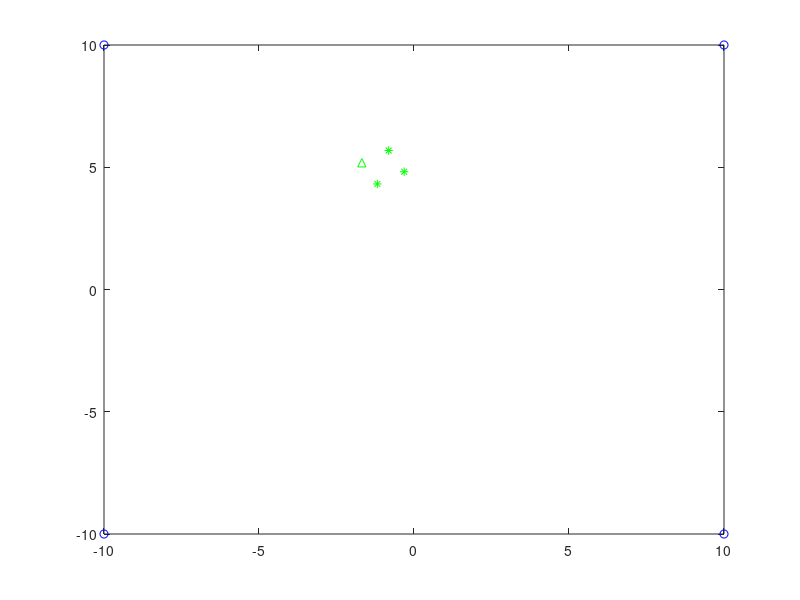

The MATLAB script that drew this image: (Note: this script raises an error after producing the figure.)
clear all;

xa = [10 10 -10 -10];
ya = [10 -10 -10 10];

xt_b = [-0.5 0.5 -0.5 0.5];
yt_b = [0.5 0.5 -0.5 -0.5];

xt_b_center = sum(xt_b);
yt_b_center = sum(yt_b);
angles_from_heading = atan2(yt_b,xt_b);
rl = sqrt(xt_b.^2+yt_b.^2);

tag_center = [-1 5];
heading = 30*pi/180;

tag_pos_b = xt_b + j*yt_b;
tag_pos_g = tag_pos_b*exp(j*(heading))+tag_center(1)+j*tag_center(2);

xt = real(tag_pos_g);
yt = imag(tag_pos_g);

figure(1);
hold off;
plot(xa,ya,'bo');
hold on;
plot(tag_pos_g(2:end),'g*')
plot(tag_pos_g(1),'g^')

for n = 1 : 4
    for p = 1 : 4
        dist_o(n,p) = sqrt((xa(n)-xt(p))^2+(ya(n)-yt(p))^2);
    end
end

for kk = 1 : 1000
%     Temp = zeros(size(dist_o));
%     dist_a = awgn(Temp,40)*(dist_o)+dist_o;
    dist_a = awgn(dist_o,10)
    dist = dist_a;
%     dist(1,1:2) = dist_a(1,1:2) + 3;
%     if kk > 100
%         dist(1,1:2) = dist_a(1,1:2) + 3;
%     end

    if kk == 1
        %%%%%%%%%%%%%% Generate Matrix %%%%%%%%%%%%%%%%%%%
        [tag_pos_est, heading_est] = GetUWBPos_v1(xa, ya, dist, angles_from_heading);

        Xt_e = real(tag_pos_est);
        Yt_e = imag(tag_pos_est);
        Xt_c_e = mean(Xt_e);
        Yt_c_e = mean(Yt_e);

        %%
        %%%%%%%%%%%%%%%%%%%%%%%%%%%%%%%
        figure(100);hold off;plot(tag_pos_est);hold on;plot(tag_pos_g,'g')
        figure(2);
        hold off;
        plot(dist_o(:),'b-')
        hold on;
        plot(dist(:),'r-')
    else

        [tag_center_pos_est, heading_est, Xt_c_e, Yt_c_e] = GetUWBPosUpdate_v1(xa, ya, Xt_c_e, Yt_c_e, heading_est, rl, dist, angles_from_heading);
        tag_pos_est = get_tag_pos(tag_center_pos_est, heading_est, tag_pos_b);
    end


    for n = 1 : 4
        for p = 1 : 4
            anchorPos = xa(n)+ya(n)*i;
            dist_est(n,p) = abs(anchorPos - tag_pos_est(p));
        end
    end
%     (dist-dist_est)
    figure(1);
    hold off;
    plot(xa,ya,'bo');
    hold on;
    plot(tag_pos_g(2:end),'g*')
    plot(tag_pos_g(1),'g^')
    % 화살표 그리기
    quiver(tag_center(1), tag_center(2), cos(heading), sin(heading), 'g', 'LineWidth', 1, 'MaxHeadSize', 0.5);
    quiver(Xt_c_e, Yt_c_e, cos(heading_est), sin(heading_est), 'b', 'LineWidth', 1, 'MaxHeadSize', 0.5);
    %quiver(Xt_c_ne, Yt_c_ne, cos(heading_est_n), sin(heading_est_n), 'r', 'LineWidth', 1, 'MaxHeadSize', 0.5);

    % plot(Xt_e(1),Yt_e(1),'ro');
    % plot(Xt_e(2),Yt_e(2),'r*');
    % plot(Xt_e(3),Yt_e(3),'rv');
    % plot(Xt_e(4),Yt_e(4),'r^');title('Original(Blue) and estimated(Red) Tag position Anchor(Greed)')

    figure(2);
    hold off;
    plot(dist_o(:),'b-')
    hold on;

    heading_est_a(kk) = heading_est;
    centerest_a(kk,:) = [Xt_c_e Yt_c_e];
    % heading_est_na(kk) = heading_est_n;
    % centerest_na(kk,:) = [Xt_c_ne Yt_c_ne];
    
    if (kk>20)
        MeanA = mean(centerest_a(kk-19:kk-10,1)+j*centerest_a(kk-19:kk-10,2));
        MeanB = mean(centerest_a(kk-9:kk,1)+j*centerest_a(kk-9:kk,2));
        centerest_a_aver(kk,:) = [real(MeanB + (MeanB-MeanA)/2) imag((MeanB + (MeanB-MeanA)/2))] ;
    else
        centerest_a_aver(kk,:) = [Xt_c_e Yt_c_e];
    end
end
plot(dist(:),'r-')
title('Original(Blue) and estimated(Red) Tag to Anchor distance')

dist_error = sqrt(mean((dist_o(:)-dist(:)).^2))
centerpos_error = sqrt(mean((centerest_a(:,1)-tag_center(1)).^2+(centerest_a(:,2)-tag_center(2)).^2))
heading_error = mean(heading-heading_est_a)*180/pi

approx_error1 = sin(heading_error*pi/180)*180/pi - heading_error
approx_error2 = cos(heading_error*pi/180)*180/pi - 1*180/pi
